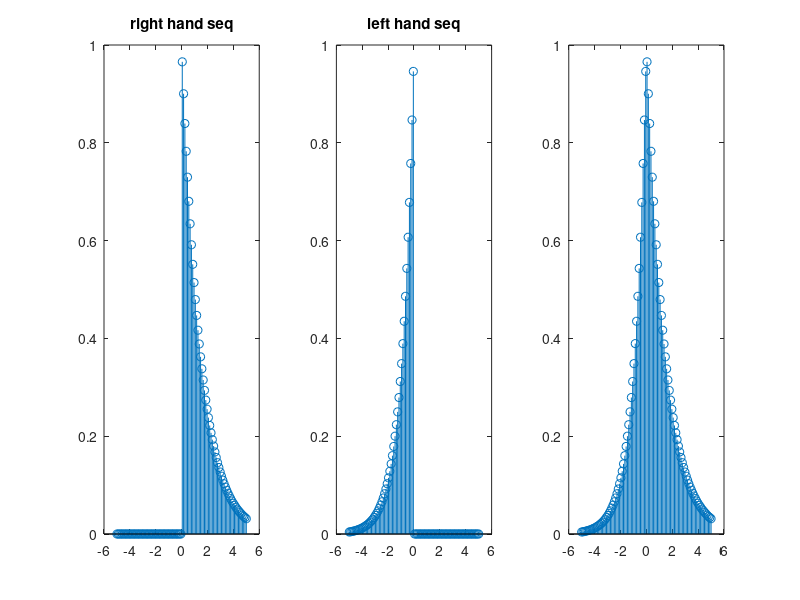
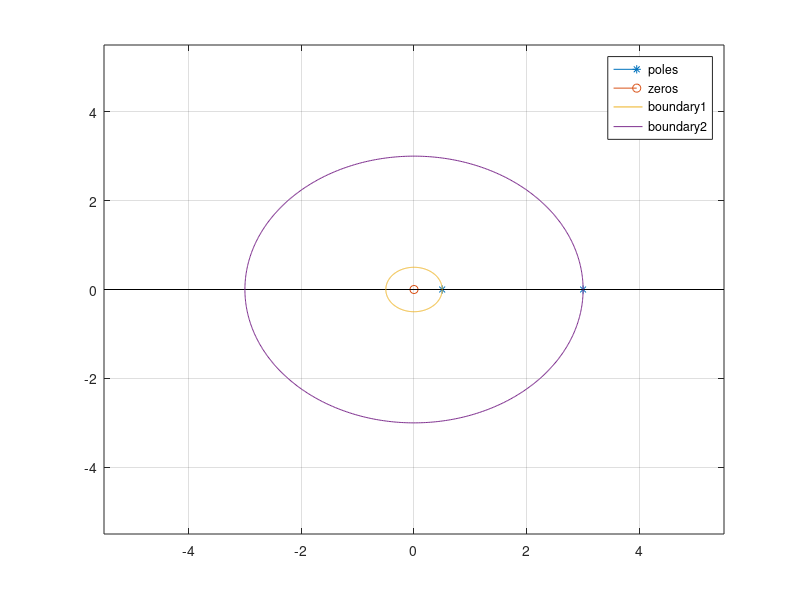

These figures' MATLAB source, in order:
clc
clear
close all
%%
n=linspace(-5,5);
X1=power(1/2,n);
X1(n<0)=0;
X2=power(3,n);
X2(n>0)=0;
X=X1+X2;
figure(1)
subplot(1,3,1)
stem(n,X1);
title('right hand seq');
subplot(1,3,2)
stem(n,X2);
title('left hand seq');
subplot(1,3,3)
stem(n,X);

Num1=[-1,0];
Num2=[1,0];
Den1=[1,-3];
Den2=[1,-1/2];
ts=0.1;
Xz1 =tf(Num1,Den1,ts);
Xz2 =tf(Num2,Den2,ts);
Xz=Xz1+Xz2;
[z,p,k] = tf2zp([-2.5,0],[1,-3.5,1.5]);
Zeros=z;
poles=p;
t=[0,0];
r1 = 0.5;
r2 = 3;
theta = 0 : 0.01 : 2*pi;
x1 = r1 * cos(theta) ;
boundary1 = r1 * sin(theta) ;
x2 = r2 * cos(theta) ;
boundary2 = r2 * sin(theta) ;

figure(2)
stem(p,t,'*');
hold on
grid on
stem(z,t(1));
plot(x1,boundary1);
plot(x2,boundary2);
legend('poles','zeros','boundary1','boundary2')
xlim([-5.5 5.5]);
ylim([-5.5 5.5]);
hold off

